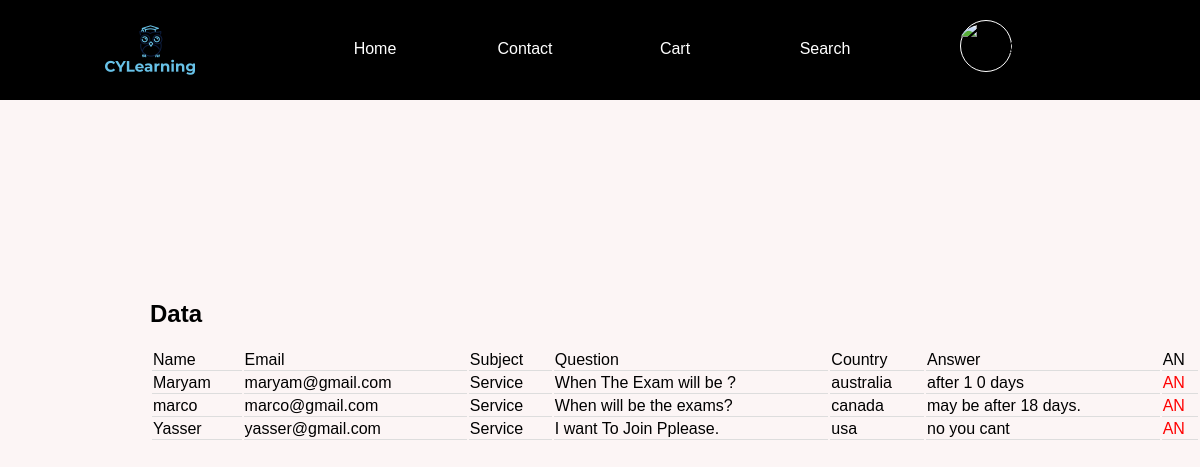
The page /tblask.php on the database its author committed.
### tables this page shows
CREATE TABLE `ask` (
  `c_id` int(11) NOT NULL,
  `Name` varchar(255) NOT NULL,
  `Email` varchar(255) NOT NULL,
  `Subject` varchar(255) NOT NULL,
  `Message` text NOT NULL,
  `Country` varchar(255) NOT NULL,
  `Answer` text
);

### tblask.php (the view, shortened to what this page needs)
<?php
include ("headernew.php");
 $host = "localhost";
 $user = "root";
 $password = "";
 $database = "mydb";
 try{
 $conn = mysqli_connect($host, $user, $password, $database);
 }catch(Exception $ex){
     print "error";
 }
?>
<html>
 <head>
  </head>
  <body>
    <div class = "div3">
    <h2> Data </h2>
    <table>
      <tr>
	      <td> Name </td>
          <td> Email </td>
          <td> Subject </td>
          <td> Question </td>
          <td> Country </td>
		  <td>Answer</td>
		  <td>AN</td>
      </tr>
    <?php
      $result = mysqli_query($conn, "SELECT * FROM ask ");
      while($res = mysqli_fetch_array($result))
      {
	  ?>
         <tr>
    <td><?php echo $res['Name']; ?></td>
    <td><?php echo $res['Email']; ?></td>
    <td><?php echo $res['Subject']; ?></td>
    <td><?php echo $res['Message']; ?></td>
    <td><?php echo $res['Country']; ?></td>
	<td><?php echo $res['Answer']; ?></td>
   <td><a href="answer.php?c_id=<?php echo $res['c_id']; ?>" style="color: red;">AN</a></td>
  </tr>
	<?php
      }
    ?>
    </table>
    </div>
  </body>
</html>

### stylenew.css (style rules this page uses)
body { margin: 0; background-color: #fcf5f5; font-family: 'Montserrat', sans-serif; box-sizing: border-box; }
a { text-decoration: none; height: 100%; color:white; }
table { width:100%; boarder-collapse:collapse; }

### tblask.php (style rules this page uses)
.div3 { height:200px; margin-top:200px; margin-left:50px; padding-left:100px; }
td { border-bottom: 1px solid #ddd; }

### rows shown on the page
ask: Name "Maryam", Email "maryam@gmail.com", Subject "Service", Message "When The Exam will be ?", Country "australia", Answer "after 1 0 days"
ask: Name "marco", Email "marco@gmail.com", Subject "Service", Message "When will be the exams?", Country "canada", Answer "may be after 18 days."
ask: Name "Yasser", Email "yasser@gmail.com", Subject "Service", Message "I want To Join Pplease.", Country "usa", Answer "no you cant"
